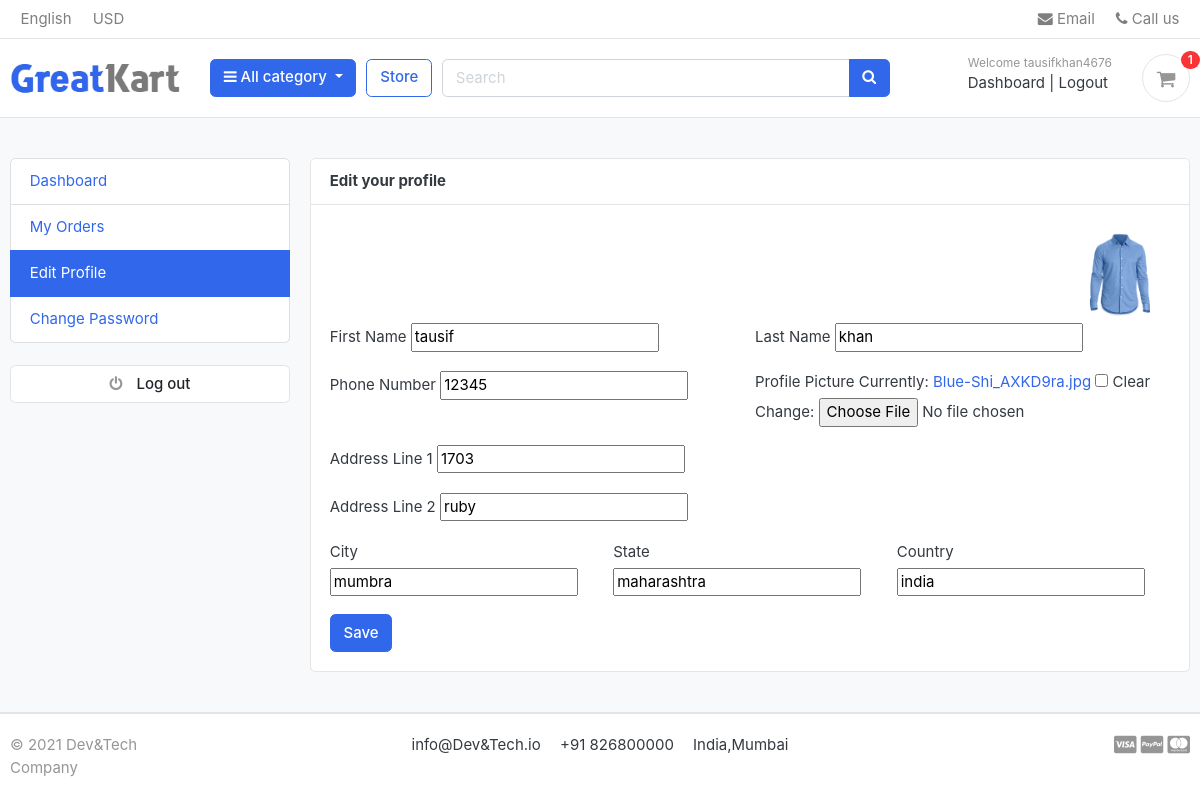
Screenshot of /accounts/edit_profile/ (signed in) with the database file from the repository.
### accounts/models.py (models this page shows, shortened)
class Account(AbstractBaseUser):
    first_name=models.CharField(max_length=100,default="")
    last_name=models.CharField(max_length=100,default="")
    username=models.CharField(max_length=100,unique=True,default="")
    email=models.EmailField(max_length=100,unique=True,default="")
    phone_number=models.CharField(max_length=20,default="")
    date_joined=models.DateTimeField(auto_now_add=True)
    last_login=models.DateTimeField(auto_now_add=True)
    is_admin=models.BooleanField(default=False)
    is_active=models.BooleanField(default=False)
    is_staff=models.BooleanField(default=False)
    is_superadmin=models.BooleanField(default=False)
    USERNAME_FIELD='email'
    REQUIRED_FIELDS=['username','first_name','last_name']
    objects=MyAccountManager()

class UserProfile(models.Model):
    user=models.OneToOneField(Account,on_delete=models.CASCADE)
    address_line_1=models.CharField(max_length=255,blank=True)
    address_line_2=models.CharField(max_length=255,blank=True)
    profile_picture=models.ImageField(max_length=20,blank=True)
    city=models.CharField(max_length=20,blank=True)
    state=models.CharField(max_length=50,blank=True)
    country=models.CharField(max_length=20,blank=True)

### accounts/views.py (the view)
# urls.py: path('edit_profile/', views.edit_profile, name='edit_profile'),
@login_required(login_url='login')
def edit_profile(request):
    userprofile =get_object_or_404(UserProfile,user=request.user)
    if request.method == 'POST':
        user_form = UserForm(request.POST, instance=request.user)
        profile_form = UserProfileForm(request.POST, request.FILES, instance=userprofile)
        if user_form.is_valid() and profile_form.is_valid():
            user_form.save()
            profile_form.save()
            messages.success(request, 'Your profile has been updated.')
            return redirect('edit_profile')
    else:
        user_form = UserForm(instance=request.user)
        profile_form = UserProfileForm(instance=userprofile)
    context = {
        'user_form': user_form,
        'profile_form': profile_form,
        'userprofile': userprofile,
    }
    return render(request, 'accounts/edit_profile.html',context)

### accounts/forms.py
class UserForm(forms.ModelForm):
    class Meta:
        model=Account
        fields=['first_name','last_name','phone_number']

class UserProfileForm(forms.ModelForm):
    class Meta:
        model=UserProfile
        fields=['address_line_1','address_line_2','city','state','country','profile_picture']

### carts/context_processors.py (called while the page is built)
def counter(request):
    cart_count=0
    if 'admin' in request.path:
        return{}
    else:
        try:
            cart=Cart.objects.filter(cart_id=_cart_id(request))
            if request.user.is_authenticated: #jab user login karega or cart m add karta hai
                cart_items=CartItem.objects.all().filter(user=request.user)
            else: #jab user bina log in k  cart me add karega
                cart_items=CartItem.objects.all().filter(cart=cart[:1])
            for cart_item in cart_items:
                cart_count=cart_count+cart_item.quantity
        except Cart.DoesNotExist:
            cart_count=0
        return dict(cart_count=cart_count)

### carts/views.py (called while the page is built)
def _cart_id(request):
    cart=request.session.session_key
    if not cart:
        cart=request.session.create()
    return cart

### category/context_processors.py (called while the page is built)
def menu_links(request):
    links=Category.objects.all()
    return dict(links=links)

### category/models.py (called while the page is built)
    def get_url(self):
        return reverse('products_by_category',args=[self.slug])

### templates/accounts/edit_profile.html (shortened to what this page needs)
{% extends 'base.html' %}
{% block content %}
<section class="section-conten padding-y bg">
<div class="container">
	<div class="row">
	{% include 'includes/dashboard_sidebar.html' %}
	<main class="col-md-9">
		<article class="card">
		<header class="card-header">
			<strong class="d-inline-block mr-3">Edit your profile</strong>
		</header>
		<div class="card-body">
			<div class="text-right">
				<img src="{{userprofile.profile_picture.url}}" alt="Profile Picture" width="100" style="border-radius:50px;">
			</div>
			<div class="row">
			<div class="col-md-12">
				<form action="{% url 'edit_profile' %}" method="POST" enctype="multipart/form-data">
					<div class="form-row">
						<div class="form-group col-md-6">
							<label>First Name</label>
							{{user_form.first_name}}
						</div>
						<div class="form-group col-md-6">
							<label>Last Name</label>
							{{user_form.last_name}}
						</div>
					</div>
					<div class="form-row">
						<div class="form-group col-md-6">
							<label>Phone Number</label>
							{{user_form.phone_number}}
						</div>
						<div class="form-group col-md-6">
							<label>Profile Picture</label>
							{{profile_form.profile_picture}}
						</div>
					</div>
					<div class="form-group">
						<label>Address Line 1</label>
						{{profile_form.address_line_1}}
					</div>
					<div class="form-group">
						<label>Address Line 2</label>
						{{profile_form.address_line_2}}
					</div>
					<div class="form-row">
						<div class="form-group col-md-4">
							<label>City</label>
							{{profile_form.city}}
						</div>
						<div class="form-group col-md-4">
							<label>State</label>
							{{profile_form.state}}
						</div>
						<div class="form-group col-md-4">
							<label>Country</label>
							{{profile_form.country}}
						</div>
					</div>
					<input type="submit" value="Save" class="btn btn-primary">
				</form>
			</div>
			</div>
		</div>
		</article>
	</main>
</div>
</div>
</section>
{% endblock %}

### templates/includes/nav.html (shortened to what this page needs)
{% load static %}
<header class="section-header">
	<nav class="navbar p-md-0 navbar-expand-sm navbar-light border-bottom">
		<div class="container">
			<div class="collapse navbar-collapse" id="navbarTop4">
				<ul class="navbar-nav mr-auto">
					<li class="nav-item dropdown">
						<a href="#" class="nav-link"> English </a>
					</li>
					<li class="nav-item dropdown">
						<a href="#" class="nav-link"> USD </a>
					</li>
				</ul>
				<ul class="navbar-nav">
					<li><a href="#" class="nav-link"> <i class="fa fa-envelope"></i> Email </a></li>
					<li><a href="#" class="nav-link"> <i class="fa fa-phone"></i> Call us </a></li>
				</ul>
			</div>
		</div>
	</nav>
	<section class="header-main border-bottom">
		<div class="container">
			<div class="row align-items-center">
				<div class="col-lg-2 col-md-3 col-6">
					<a href="{% url 'home' %}" class="brand-wrap">
						<img class="logo" src="{% static './images/logo.png' %}">
					</a>
				</div>
				<div class="col-lg col-sm col-md col-6 flex-grow-0">
					<div class="category-wrap dropdown d-inline-block float-right">
						<button type="button" class="btn btn-primary dropdown-toggle" data-toggle="dropdown">
							<i class="fa fa-bars"></i> All category
						</button>
					</div>
				</div>
				<a href="{% url 'store' %}" class="btn btn-outline-primary">Store</a>
				<div class="col-lg  col-md-6 col-sm-12 col">
					<form method="GET" action="{% url 'search' %}" class="search">
						<div class="input-group w-100">
							<input type="text" class="form-control" style="width:60%;" name="keyword" placeholder="Search">
							<div class="input-group-append">
								<button class="btn btn-primary" type="submit">
									<i class="fa fa-search"></i>
								</button>
							</div>
						</div>
					</form>
				</div>
				<div class="col-lg-3 col-sm-6 col-8 order-2 order-lg-3">
					<div class="d-flex justify-content-end mb-3 mb-lg-0">
						{% if user.id is None %}
						<div class="widget-header">
							<small class="title text-muted">Welcome Guest </small>
							<div>
								<a href="{% url 'login' %}">Sign in</a> <span class="dark-transp"> | </span>
								<a href="{% url 'register'%}"> Register</a>
							</div>
						</div>
						{% else %}
						<div class="widget-header">
							<small class="title text-muted">Welcome {{user.username}}</small>
							<div>
								<a href="{% url 'dashboard'%}">Dashboard</a> <span class="dark-transp"> | </span>
								<a href="{% url 'logout'%}"> Logout</a>
								{% endif %}
							</div>
						</div>
						<a href="{% url 'cart' %}" class="widget-header pl-3 ml-3">
							<div class="icon icon-sm rounded-circle border"><i class="fa fa-shopping-cart"></i></div>
							<span class="badge badge-pill badge-danger notify">{{cart_count}}</span>
						</a>
					</div>
				</div>
			</div>
		</div>
	</section>
</header>

### static/css/ui.css (style rules this page uses)
html { font-family: "Inter", sans-serif; font-size: 15px; }
.icon-xs, .icon-sm, .icon-md, .icon-lg { display: inline-block; text-align: center; flex-shrink: 0; flex-grow: 0; }
.icon-sm { width: 48px; height: 48px; line-height: 48px !important; font-size: 20px; }
.padding-y { padding-top: 40px; padding-bottom: 40px; }
article:after, .form-group:after { display: block; clear: both; content: ""; }
.bg { background-color: #f8f9fa; }
.header-main { position: relative; padding-top: 1rem; padding-bottom: 1rem; }
.brand-wrap .logo, .navbar-brand .logo { margin-right: 7px; max-height: 42px; display: inline-block; }
.widget-header { display: inline-block; vertical-align: middle; position: relative; }
.widget-header a { color: #343a40; }
.widget-header i { color: #969696; }
.widget-header .title { display: block; }
.widget-header .notify { position: absolute; top: -3px; right: -10px; }
.notify { position: absolute; top: -4px; right: -10px; display: inline-block; padding: 0.25em 0.6em; font-size: 12px; line-height: 1; text-align: center; border-radius: 3rem; color: #fff; background-color: #fa3434; }

### rows the page displays
Account: username "tausifkhan4676", first_name "tausif", last_name "khan", phone_number "12345"
UserProfile: profile_picture (picture), address_line_1 "1703", address_line_2 "ruby", city "mumbra", state "maharashtra", country "india"

### other values shown
{{ cart_count }} "1"
